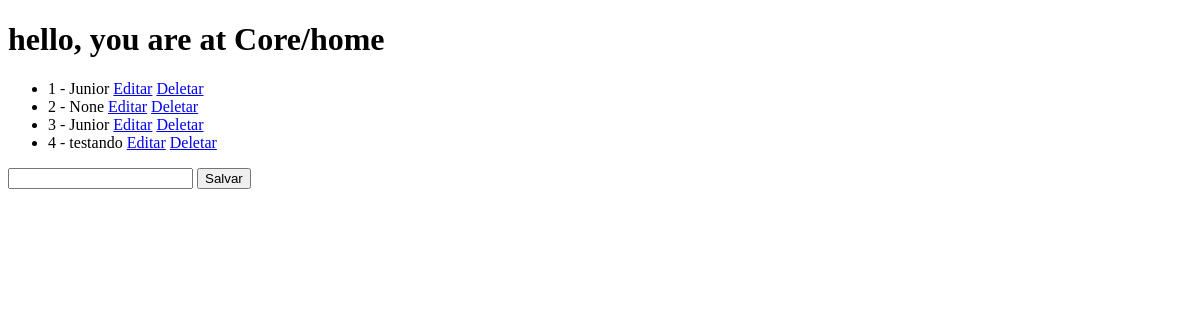
The page /core/ on the database as committed earlier.
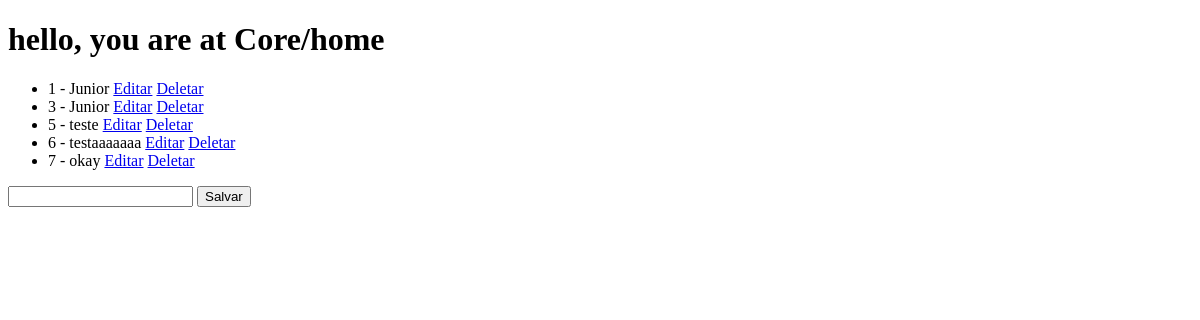
The same page on the database as committed later.
### core/models.py (models this page shows, shortened)
class Pessoa(models.Model):
    nome = models.CharField(max_length=100, null=True)

### core/views.py (the view)
# urls.py: 2. Add a URL to urlpatterns:  path('', views.home, name='home')
def home(request):
    pessoas = Pessoa.objects.all()
    return render(request, "home.html", {"pessoas": pessoas})

### core/templates/home.html (shortened to what this page needs)
<!DOCTYPE html>
<html lang="en">
<head>
</head>
<body>
    <h1>hello, you are at Core/home</h1>
    <ul>
        {% for pessoa in pessoas %}
            <li>{{ pessoa.id }}  -  {{ pessoa.nome }}
                <a href= "{% url 'editar' pessoa.id %}">Editar</a>
                <a href= "{% url 'delete' pessoa.id %}">Deletar</a>
            </li>
        {% endfor %}
    </ul>
    <form action="{% url 'salvar' %}" method="POST">
        <input type="text" name="nome">
        <button type="submit">Salvar</button>
    </form>
</body>
</html>

Rows that differ between the two databases and show on the page:
removed Pessoa: id "2", nome "None"
removed Pessoa: id "4", nome "testando"
added Pessoa: id "5", nome "teste"
added Pessoa: id "6", nome "testaaaaaaa"
added Pessoa: id "7", nome "okay"
